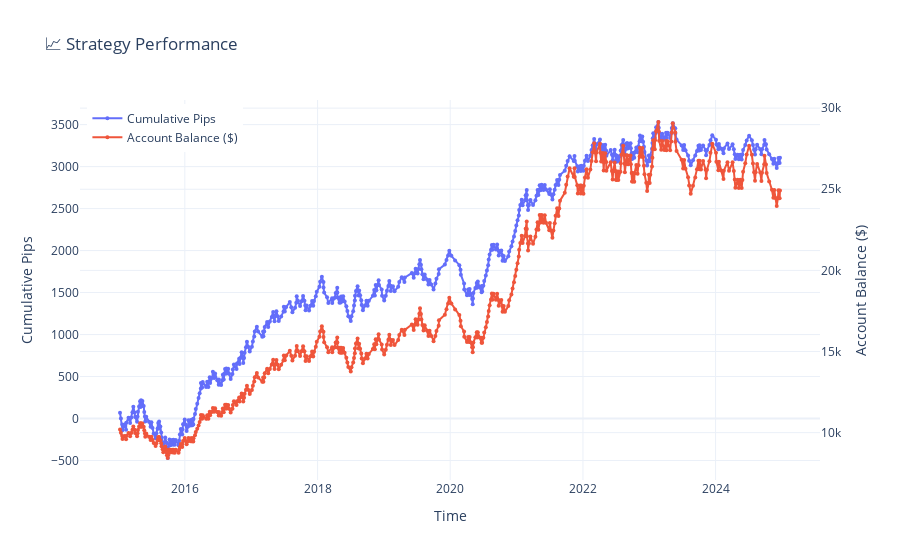
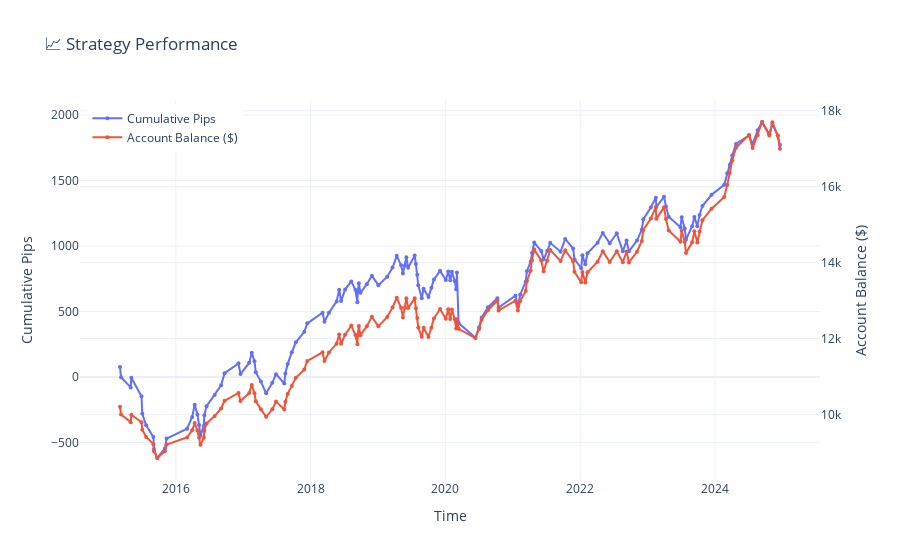
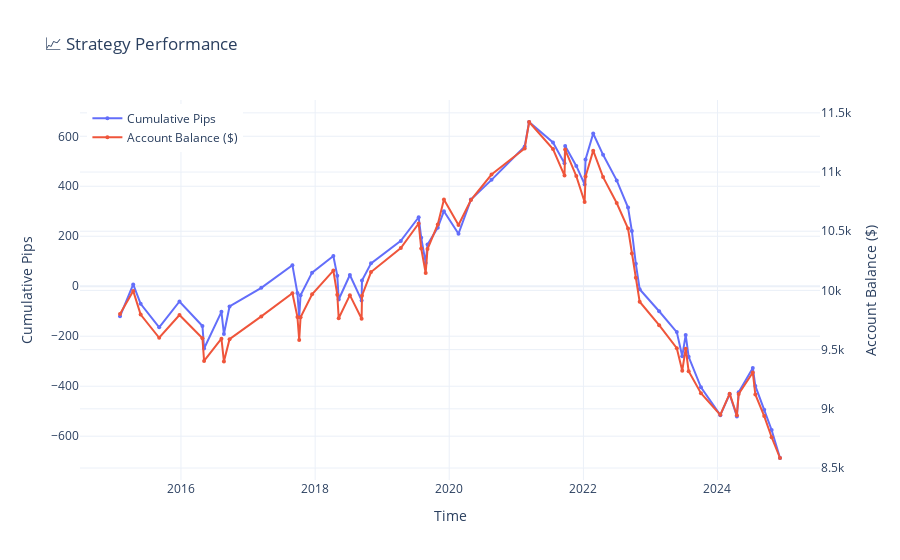
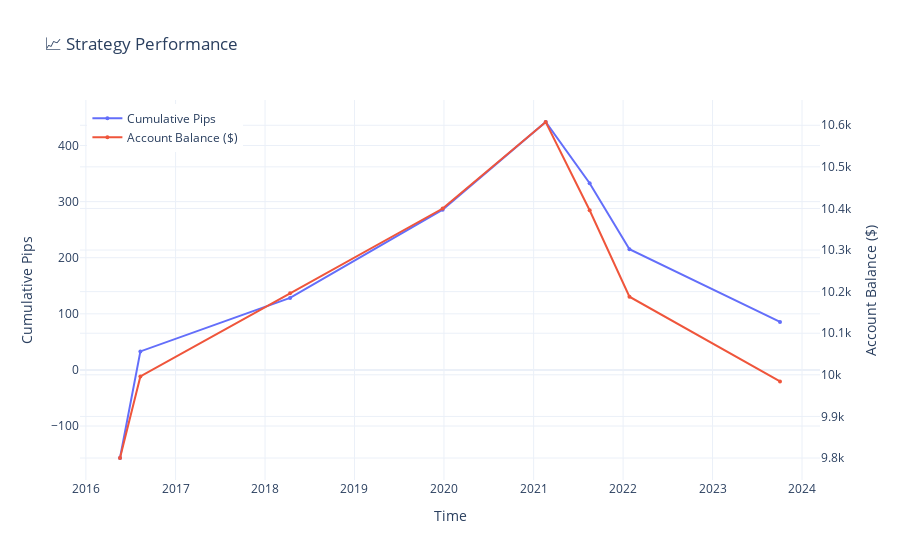

Notebook code cell kept with these figures, in order:
### Code cell
pairs = ["AUD_USD", "EUR_USD", "GBP_USD", "USD_CHF", "USD_JPY"]
granularities = ['M5', 'M30', 'H1', 'H4']

for pair in pairs:
    for g in granularities:
        print(f"{pair} {g}")
        df = pd.read_pickle(f"../backtesting/results/{pair}_{g}_analyzed.pkl")
        summarize_trades(df)

### Figure 1 — Plotly figure (JSON) as saved in the notebook; plotly's stock layout.template omitted (floating-point values rounded to 4 significant figures; data arrays with more than 128 entries replaced by an {"elided": "..."} marker saying what was removed)
{"data": [{"line": {"width": 2}, "marker": {"size": 4}, "mode": "lines+markers", "name": "Cumulative Pips", "type": "scatter", "x": {"elided": "533 str values"}, "y": {"elided": "533 float values"}}, {"line": {"width": 2}, "marker": {"size": 4}, "mode": "lines+markers", "name": "Account Balance ($)", "type": "scatter", "x": {"elided": "533 str values"}, "y": {"elided": "533 float values"}, "yaxis": "y2"}], "layout": {"hovermode": "x unified", "legend": {"x": 0.01, "y": 0.99}, "title": {"text": "📈 Strategy Performance"}, "xaxis": {"title": {"text": "Time"}}, "yaxis": {"title": {"text": "Cumulative Pips"}}, "yaxis2": {"overlaying": "y", "side": "right", "title": {"text": "Account Balance ($)"}}}}

### Figure 2 — Plotly figure (JSON) as saved in the notebook; plotly's stock layout.template omitted (floating-point values rounded to 4 significant figures; data arrays with more than 128 entries replaced by an {"elided": "..."} marker saying what was removed)
{"data": [{"line": {"width": 2}, "marker": {"size": 4}, "mode": "lines+markers", "name": "Cumulative Pips", "type": "scatter", "x": {"elided": "148 str values"}, "y": {"elided": "148 float values"}}, {"line": {"width": 2}, "marker": {"size": 4}, "mode": "lines+markers", "name": "Account Balance ($)", "type": "scatter", "x": {"elided": "148 str values"}, "y": {"elided": "148 float values"}, "yaxis": "y2"}], "layout": {"hovermode": "x unified", "legend": {"x": 0.01, "y": 0.99}, "title": {"text": "📈 Strategy Performance"}, "xaxis": {"title": {"text": "Time"}}, "yaxis": {"title": {"text": "Cumulative Pips"}}, "yaxis2": {"overlaying": "y", "side": "right", "title": {"text": "Account Balance ($)"}}}}

### Figure 3 — Plotly figure (JSON) as saved in the notebook; plotly's stock layout.template omitted (floating-point values rounded to 4 significant figures)
{"data": [{"line": {"width": 2}, "marker": {"size": 4}, "mode": "lines+markers", "name": "Cumulative Pips", "type": "scatter", "x": ["2015-02-03T03:00:00+00:00", "2015-04-16T01:00:00+00:00", "2015-05-26T13:00:00+00:00", "2015-09-04T12:00:00+00:00", "2015-12-24T02:00:00+00:00", "2016-04-27T03:00:00+00:00", "2016-05-06T02:00:00+00:00", "2016-08-08T14:00:00+00:00", "2016-08-22T01:00:00+00:00", "2016-09-21T18:00:00+00:00", "2017-03-13T15:00:00+00:00", "2017-08-30T02:00:00+00:00", "2017-09-26T10:00:00+00:00", "2017-10-06T03:00:00+00:00", "2017-10-13T12:00:00+00:00", "2017-12-15T07:00:00+00:00", "2018-04-10T02:00:00+00:00", "2018-05-01T12:00:00+00:00", "2018-05-09T06:00:00+00:00", "2018-07-09T01:00:00+00:00", "2018-09-11T01:00:00+00:00", "2018-09-13T01:00:00+00:00", "2018-11-01T07:00:00+00:00", "2019-04-12T12:00:00+00:00", "2019-07-18T18:00:00+00:00", "2019-08-01T18:00:00+00:00", "2019-08-25T22:00:00+00:00", "2019-09-05T00:00:00+00:00", "2019-10-30T19:00:00+00:00", "2019-12-03T08:00:00+00:00", "2020-02-20T16:00:00+00:00", "2020-04-28T07:00:00+00:00", "2020-08-18T12:00:00+00:00", "2021-02-15T03:00:00+00:00", "2021-03-11T07:00:00+00:00", "2021-07-19T08:00:00+00:00", "2021-09-20T01:00:00+00:00", "2021-09-23T14:00:00+00:00", "2021-11-23T05:00:00+00:00", "2022-01-07T13:00:00+00:00", "2022-01-12T15:00:00+00:00", "2022-02-23T07:00:00+00:00", "2022-04-18T03:00:00+00:00", "2022-07-01T07:00:00+00:00", "2022-09-01T01:00:00+00:00", "2022-09-21T23:00:00+00:00", "2022-10-13T12:00:00+00:00", "2022-11-03T07:00:00+00:00", "2023-02-17T11:00:00+00:00", "2023-05-24T13:00:00+00:00", "2023-06-23T07:00:00+00:00", "2023-07-12T00:00:00+00:00", "2023-07-28T03:00:00+00:00", "2023-10-03T04:00:00+00:00", "2024-01-16T14:00:00+00:00", "2024-03-07T09:00:00+00:00", "2024-04-15T17:00:00+00:00", "2024-04-25T11:00:00+00:00", "2024-07-11T12:00:00+00:00", "2024-07-25T07:00:00+00:00", "2024-09-11T14:00:00+00:00", "2024-10-22T00:00:00+00:00", "2024-12-06T15:00:00+00:00"], "y": [-120.1, 7.3, -70.2, -164.2, -60.8, -159.1, -249.2, -102.5, -191.1, -80.9, -6.3, 84.4, -27.4, -124.1, -35.8, 54.5, 121.3, 42.4, -53.0, 44.9, -56.7, 23.3, 91.7, 181.5, 276, 193.7, 93.5, 166.6, 234.5, 300.2, 210.2, 346.7, 425.7, 559.4, 657.2, 575.5, 491.7, 561.4, 481.4, 407.6, 507.6, 611.2, 525.8, 423.6, 314.7, 220.8, 89.7, -11.9, -100.0, -183.4, -279.8, -194.7, -282.5, -404.5, -515.9, -431.9, -521.1, -424.6, -326.9, -399.0, -494.4, -575.1, -687.2]}, {"line": {"width": 2}, "marker": {"size": 4}, "mode": "lines+markers", "name": "Account Balance ($)", "type": "scatter", "x": ["2015-02-03T03:00:00+00:00", "2015-04-16T01:00:00+00:00", "2015-05-26T13:00:00+00:00", "2015-09-04T12:00:00+00:00", "2015-12-24T02:00:00+00:00", "2016-04-27T03:00:00+00:00", "2016-05-06T02:00:00+00:00", "2016-08-08T14:00:00+00:00", "2016-08-22T01:00:00+00:00", "2016-09-21T18:00:00+00:00", "2017-03-13T15:00:00+00:00", "2017-08-30T02:00:00+00:00", "2017-09-26T10:00:00+00:00", "2017-10-06T03:00:00+00:00", "2017-10-13T12:00:00+00:00", "2017-12-15T07:00:00+00:00", "2018-04-10T02:00:00+00:00", "2018-05-01T12:00:00+00:00", "2018-05-09T06:00:00+00:00", "2018-07-09T01:00:00+00:00", "2018-09-11T01:00:00+00:00", "2018-09-13T01:00:00+00:00", "2018-11-01T07:00:00+00:00", "2019-04-12T12:00:00+00:00", "2019-07-18T18:00:00+00:00", "2019-08-01T18:00:00+00:00", "2019-08-25T22:00:00+00:00", "2019-09-05T00:00:00+00:00", "2019-10-30T19:00:00+00:00", "2019-12-03T08:00:00+00:00", "2020-02-20T16:00:00+00:00", "2020-04-28T07:00:00+00:00", "2020-08-18T12:00:00+00:00", "2021-02-15T03:00:00+00:00", "2021-03-11T07:00:00+00:00", "2021-07-19T08:00:00+00:00", "2021-09-20T01:00:00+00:00", "2021-09-23T14:00:00+00:00", "2021-11-23T05:00:00+00:00", "2022-01-07T13:00:00+00:00", "2022-01-12T15:00:00+00:00", "2022-02-23T07:00:00+00:00", "2022-04-18T03:00:00+00:00", "2022-07-01T07:00:00+00:00", "2022-09-01T01:00:00+00:00", "2022-09-21T23:00:00+00:00", "2022-10-13T12:00:00+00:00", "2022-11-03T07:00:00+00:00", "2023-02-17T11:00:00+00:00", "2023-05-24T13:00:00+00:00", "2023-06-23T07:00:00+00:00", "2023-07-12T00:00:00+00:00", "2023-07-28T03:00:00+00:00", "2023-10-03T04:00:00+00:00", "2024-01-16T14:00:00+00:00", "2024-03-07T09:00:00+00:00", "2024-04-15T17:00:00+00:00", "2024-04-25T11:00:00+00:00", "2024-07-11T12:00:00+00:00", "2024-07-25T07:00:00+00:00", "2024-09-11T14:00:00+00:00", "2024-10-22T00:00:00+00:00", "2024-12-06T15:00:00+00:00"], "y": [9800.0, 9996.0, 9796.0, 9600.0, 9792.0, 9596.0, 9404.0, 9592.0, 9401.0, 9589.0, 9780.0, 9976.0, 9777.0, 9581.0, 9773.0, 9968.0, 10170.0, 9964.0, 9765.0, 9960.0, 9761.0, 9956.0, 10160.0, 10360.0, 10570.0, 10350.0, 10150.0, 10350.0, 10560.0, 10770.0, 10550.0, 10760.0, 10980.0, 11200.0, 11420.0, 11190.0, 10970.0, 11190.0, 10970.0, 10750.0, 10960.0, 11180.0, 10960.0, 10740.0, 10520.0, 10310.0, 10110.0, 9904.0, 9706.0, 9512.0, 9322.0, 9508.0, 9318.0, 9132.0, 8949.0, 9128.0, 8946.0, 9125.0, 9307.0, 9121.0, 8939.0, 8760.0, 8585.0], "yaxis": "y2"}], "layout": {"hovermode": "x unified", "legend": {"x": 0.01, "y": 0.99}, "title": {"text": "📈 Strategy Performance"}, "xaxis": {"title": {"text": "Time"}}, "yaxis": {"title": {"text": "Cumulative Pips"}}, "yaxis2": {"overlaying": "y", "side": "right", "title": {"text": "Account Balance ($)"}}}}

### Figure 4 — Plotly figure (JSON) as saved in the notebook; plotly's stock layout.template omitted (floating-point values rounded to 4 significant figures)
{"data": [{"line": {"width": 2}, "marker": {"size": 4}, "mode": "lines+markers", "name": "Cumulative Pips", "type": "scatter", "x": ["2016-05-19T05:00:00+00:00", "2016-08-10T09:00:00+00:00", "2018-04-13T05:00:00+00:00", "2019-12-26T18:00:00+00:00", "2021-02-19T06:00:00+00:00", "2021-08-17T13:00:00+00:00", "2022-01-26T22:00:00+00:00", "2023-10-03T05:00:00+00:00"], "y": [-157, 33, 128.4, 285.7, 441.9, 332.7, 215.1, 85.5]}, {"line": {"width": 2}, "marker": {"size": 4}, "mode": "lines+markers", "name": "Account Balance ($)", "type": "scatter", "x": ["2016-05-19T05:00:00+00:00", "2016-08-10T09:00:00+00:00", "2018-04-13T05:00:00+00:00", "2019-12-26T18:00:00+00:00", "2021-02-19T06:00:00+00:00", "2021-08-17T13:00:00+00:00", "2022-01-26T22:00:00+00:00", "2023-10-03T05:00:00+00:00"], "y": [9800.0, 9996.0, 10200.0, 10400.0, 10610.0, 10400.0, 10190.0, 9984.0], "yaxis": "y2"}], "layout": {"hovermode": "x unified", "legend": {"x": 0.01, "y": 0.99}, "title": {"text": "📈 Strategy Performance"}, "xaxis": {"title": {"text": "Time"}}, "yaxis": {"title": {"text": "Cumulative Pips"}}, "yaxis2": {"overlaying": "y", "side": "right", "title": {"text": "Account Balance ($)"}}}}
